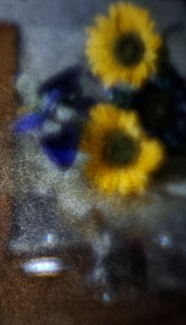
#> input picture 006_fotografia_digital/imagenes/originales/imagencamaraoscura.jpg, 186 x 325 px, shrunk from 1521 x 2652 before the run
$ jupyter execute 'captura con camara oscura + ecualizacion HSV.ipynb'   (shell and % lines are left out)
#> lines starting #> are read from the running program, lines starting #| are printed output that depends on the picture
# Cámara Oscura + Ecualización HSV

**Flujo:**
1. Capturar imagen con la cámara
2. Convertir a HSV
3. Separar canales H, S y V
4. Ecualizar únicamente el canal V
5. Recomponer y mostrar la imagen resultante

[cell 1]
import cv2
import numpy as np
import matplotlib.pyplot as plt

## 1. Captura de imagen con la cámara

[cell 2]
import os

# Ruta relativa a la carpeta de imágenes (desde el notebook actual)
# El notebook está en: 006_fotografia_digital/codigo/
# Las imágenes están en: 006_fotografia_digital/imagenes/originales/
carpeta_imagenes = os.path.join("..", "imagenes", "originales")

# Nombre de la imagen a cargar (cámbialo según tu archivo)
nombre_imagen = "imagencamaraoscura.jpg"
ruta_imagen = os.path.join(carpeta_imagenes, nombre_imagen)

# Crear ruta absoluta para mejor diagnóstico si hay error
ruta_absoluta = os.path.abspath(ruta_imagen)

frame_bgr = cv2.imread(ruta_imagen)
#> frame_bgr is the input picture: shape (325, 186, 3); mean B, G, R 53.2, 66.5, 71.6

if frame_bgr is None:
    print(f"❌ Error: No se pudo cargar la imagen")
    print(f"   Ruta relativa: {ruta_imagen}")
    print(f"   Ruta absoluta: {ruta_absoluta}")
    print(f"\n   Archivos disponibles en {carpeta_imagenes}:")
    if os.path.exists(carpeta_imagenes):
        for archivo in os.listdir(carpeta_imagenes):
            print(f"   - {archivo}")
    raise RuntimeError(f"No se pudo cargar la imagen: {ruta_imagen}")

# Mostrar imagen cargada (BGR → RGB para matplotlib)
frame_rgb = cv2.cvtColor(frame_bgr, cv2.COLOR_BGR2RGB)
plt.figure(figsize=(6, 4))
plt.imshow(frame_rgb)
plt.title(f"Imagen cargada: {nombre_imagen}")
plt.axis("off")
plt.tight_layout()
plt.show()

print(f"✓ Imagen cargada exitosamente")
print(f"  Dimensiones: {frame_bgr.shape}")
#|   Dimensiones: (325, 186, 3)

## 2. Conversión a HSV, separación de canales, ecualización de V y recomposición

[cell 3]
# --- Paso 1: convertir BGR → HSV ---
imagen_hsv = cv2.cvtColor(frame_bgr, cv2.COLOR_BGR2HSV)
#> imagen_hsv: shape (325, 186, 3); mean H, S, V 60.1, 106.4, 79.8

# --- Paso 2: separar canales H, S, V ---
canal_h, canal_s, canal_v = cv2.split(imagen_hsv)
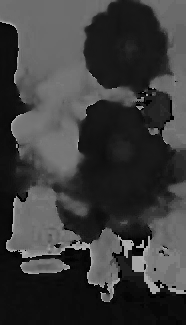
#> canal_h: shape (325, 186); min 0, max 178, mean 60.1
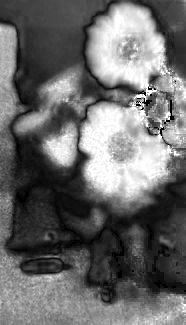
#> canal_s: shape (325, 186); min 0, max 255, mean 106.4
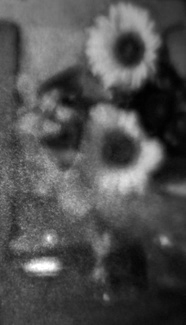
#> canal_v: shape (325, 186); min 1, max 255, mean 79.8

# --- Paso 3: ecualizar SOLO el canal V ---
canal_v_ecualizado = cv2.equalizeHist(canal_v)
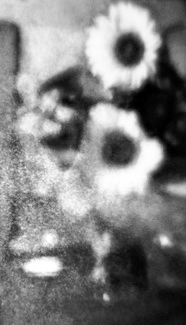
#> canal_v_ecualizado: shape (325, 186); min 0, max 255, mean 128.3

# --- Paso 4: recomponer la imagen HSV con el V ecualizado ---
hsv_ecualizado = cv2.merge([canal_h, canal_s, canal_v_ecualizado])
#> hsv_ecualizado: shape (325, 186, 3); mean H, S, V 60.1, 106.4, 128.3

# Convertir de vuelta a RGB para mostrar
resultado_rgb = cv2.cvtColor(hsv_ecualizado, cv2.COLOR_HSV2RGB)
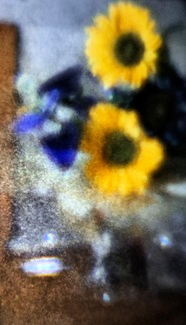
#> resultado_rgb: shape (325, 186, 3); mean R, G, B 114.9, 106.8, 86.5

## 3. Visualización: canales individuales y comparación original vs resultado

[cell 4]
fig, ejes = plt.subplots(2, 4, figsize=(16, 7))

# Fila superior: canales originales
ejes[0, 0].imshow(frame_rgb)
ejes[0, 0].set_title("Original (RGB)")

ejes[0, 1].imshow(canal_h, cmap="hsv")
ejes[0, 1].set_title("Canal H")

ejes[0, 2].imshow(canal_s, cmap="gray")
ejes[0, 2].set_title("Canal S")

ejes[0, 3].imshow(canal_v, cmap="gray")
ejes[0, 3].set_title("Canal V (original)")

# Fila inferior: resultado ecualizado
ejes[1, 0].imshow(resultado_rgb)
ejes[1, 0].set_title("Resultado (V ecualizado)")

ejes[1, 1].imshow(canal_h, cmap="hsv")
ejes[1, 1].set_title("Canal H (sin cambios)")

ejes[1, 2].imshow(canal_s, cmap="gray")
ejes[1, 2].set_title("Canal S (sin cambios)")

ejes[1, 3].imshow(canal_v_ecualizado, cmap="gray")
ejes[1, 3].set_title("Canal V (ecualizado)")

for fila in ejes:
    for ax in fila:
        ax.axis("off")

plt.suptitle("Ecualización del canal V en espacio HSV", fontsize=14)
plt.tight_layout()
plt.show()

## 4. Histogramas: antes y después de la ecualización

[cell 5]
fig, (ax1, ax2) = plt.subplots(1, 2, figsize=(14, 4))

# Histograma ANTES (canal V original)
hist_v_original = cv2.calcHist([canal_v], [0], None, [256], [0, 256])
#> hist_v_original = 256 values, max 655 at index 57, min 0 at index 0, mean 236.1
ax1.plot(hist_v_original, color='blue', linewidth=2)
ax1.set_title("Histograma del Canal V (ANTES - Original)", fontsize=12)
ax1.set_xlabel("Valor de intensidad (0-255)")
ax1.set_ylabel("Frecuencia")
ax1.grid(alpha=0.3)
ax1.fill_between(range(256), hist_v_original.flatten(), alpha=0.3, color='blue')

# Histograma DESPUÉS (canal V ecualizado)
hist_v_ecualizado = cv2.calcHist([canal_v_ecualizado], [0], None, [256], [0, 256])
#> hist_v_ecualizado = 256 values, max 655 at index 90, min 0 at index 7, mean 236.1
ax2.plot(hist_v_ecualizado, color='green', linewidth=2)
ax2.set_title("Histograma del Canal V (DESPUÉS - Ecualizado)", fontsize=12)
ax2.set_xlabel("Valor de intensidad (0-255)")
ax2.set_ylabel("Frecuencia")
ax2.grid(alpha=0.3)
ax2.fill_between(range(256), hist_v_ecualizado.flatten(), alpha=0.3, color='green')

plt.suptitle("Comparación de Histogramas: Ecualización del Canal V", fontsize=14, fontweight='bold')
plt.tight_layout()
plt.show()
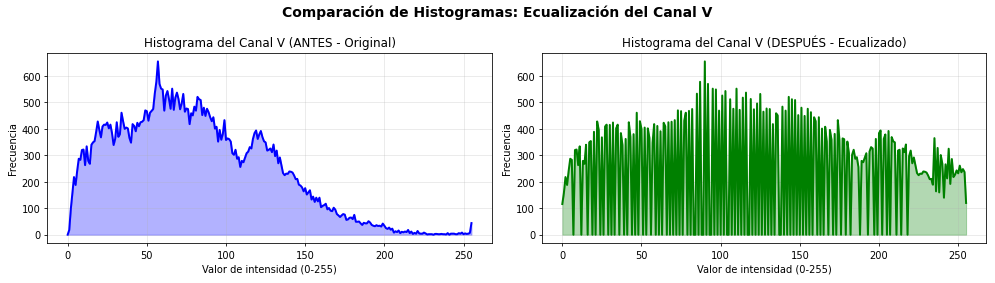
#> figure drawn by matplotlib, 2 panels; panel 1: curve peaks at x = 57, y = 655; panel 2: curve peaks at x = 90, y = 655

## 5. Guardar imagen procesada

[cell 6]
# Carpeta de salida para imágenes procesadas
carpeta_procesadas = os.path.join("..", "imagenes", "procesadas")

# Crear la carpeta si no existe
os.makedirs(carpeta_procesadas, exist_ok=True)

# Generar nombre del archivo de salida (basado en el nombre de entrada)
nombre_sin_extension = os.path.splitext(nombre_imagen)[0]
nombre_salida = f"{nombre_sin_extension}_ecualizado_V.jpg"
ruta_salida = os.path.join(carpeta_procesadas, nombre_salida)
ruta_salida_absoluta = os.path.abspath(ruta_salida)

# Convertir RGB → BGR para guardar con OpenCV (que usa BGR por defecto)
resultado_bgr = cv2.cvtColor(resultado_rgb, cv2.COLOR_RGB2BGR)

# Guardar la imagen
exito = cv2.imwrite(ruta_salida, resultado_bgr)

if exito:
    print(f"✅ Imagen guardada exitosamente")
    print(f"   Nombre: {nombre_salida}")
    print(f"   Ruta relativa: {ruta_salida}")
    print(f"   Ruta absoluta: {ruta_salida_absoluta}")
else:
    print(f"❌ Error al guardar la imagen")
